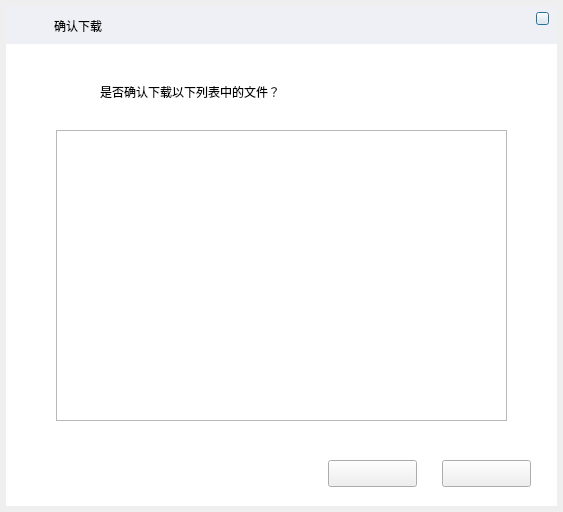
<?xml version="1.0" encoding="UTF-8"?>
<ui version="4.0">
 <class>newDownloadDialog</class>
 <widget class="QDialog" name="newDownloadDialog">
  <property name="geometry">
   <rect>
    <x>0</x>
    <y>0</y>
    <width>563</width>
    <height>512</height>
   </rect>
  </property>
  <property name="windowTitle">
   <string>Dialog</string>
  </property>
  <widget class="QLabel" name="label">
   <property name="geometry">
    <rect>
     <x>6</x>
     <y>6</y>
     <width>551</width>
     <height>38</height>
    </rect>
   </property>
   <property name="styleSheet">
    <string notr="true">background-color: rgb(238, 240, 245);</string>
   </property>
   <property name="text">
    <string/>
   </property>
  </widget>
  <widget class="QLabel" name="label_2">
   <property name="geometry">
    <rect>
     <x>22</x>
     <y>18</y>
     <width>23</width>
     <height>17</height>
    </rect>
   </property>
   <property name="styleSheet">
    <string notr="true">background-color: rgb(238, 240, 245);
border-image: url(:/new/mainwindow/pictures/system_icon.png);</string>
   </property>
   <property name="text">
    <string/>
   </property>
  </widget>
  <widget class="QLabel" name="label_3">
   <property name="geometry">
    <rect>
     <x>54</x>
     <y>17</y>
     <width>200</width>
     <height>18</height>
    </rect>
   </property>
   <property name="styleSheet">
    <string notr="true">background-color: rgb(238, 240, 245);</string>
   </property>
   <property name="text">
    <string>确认下载</string>
   </property>
  </widget>
  <widget class="QPushButton" name="pushButton_close">
   <property name="geometry">
    <rect>
     <x>536</x>
     <y>12</y>
     <width>13</width>
     <height>13</height>
    </rect>
   </property>
   <property name="styleSheet">
    <string notr="true">background-color: rgb(238, 240, 245);
border-image: url(:/new/mainwindow/pictures/exit_button.png);</string>
   </property>
   <property name="text">
    <string/>
   </property>
  </widget>
  <widget class="QLabel" name="label_4">
   <property name="geometry">
    <rect>
     <x>6</x>
     <y>44</y>
     <width>551</width>
     <height>462</height>
    </rect>
   </property>
   <property name="styleSheet">
    <string notr="true">background-color: rgb(255, 255, 255);</string>
   </property>
   <property name="text">
    <string/>
   </property>
  </widget>
  <widget class="QLabel" name="label_5">
   <property name="geometry">
    <rect>
     <x>46</x>
     <y>75</y>
     <width>36</width>
     <height>36</height>
    </rect>
   </property>
   <property name="styleSheet">
    <string notr="true">border-image: url(:/new/mainwindow/pictures/system_question.png);</string>
   </property>
   <property name="text">
    <string/>
   </property>
  </widget>
  <widget class="QLabel" name="label_6">
   <property name="geometry">
    <rect>
     <x>100</x>
     <y>82</y>
     <width>300</width>
     <height>20</height>
    </rect>
   </property>
   <property name="text">
    <string>是否确认下载以下列表中的文件？</string>
   </property>
  </widget>
  <widget class="QListWidget" name="listWidget">
   <property name="geometry">
    <rect>
     <x>56</x>
     <y>130</y>
     <width>451</width>
     <height>291</height>
    </rect>
   </property>
  </widget>
  <widget class="QPushButton" name="pushButtonconfirm">
   <property name="geometry">
    <rect>
     <x>328</x>
     <y>460</y>
     <width>89</width>
     <height>27</height>
    </rect>
   </property>
   <property name="text">
    <string/>
   </property>
  </widget>
  <widget class="QPushButton" name="pushButtoncancel">
   <property name="geometry">
    <rect>
     <x>442</x>
     <y>460</y>
     <width>89</width>
     <height>27</height>
    </rect>
   </property>
   <property name="text">
    <string/>
   </property>
  </widget>
  <zorder>label_4</zorder>
  <zorder>label</zorder>
  <zorder>label_2</zorder>
  <zorder>label_3</zorder>
  <zorder>pushButton_close</zorder>
  <zorder>label_5</zorder>
  <zorder>label_6</zorder>
  <zorder>listWidget</zorder>
  <zorder>pushButtonconfirm</zorder>
  <zorder>pushButtoncancel</zorder>
 </widget>
 <resources/>
 <connections/>
</ui>
